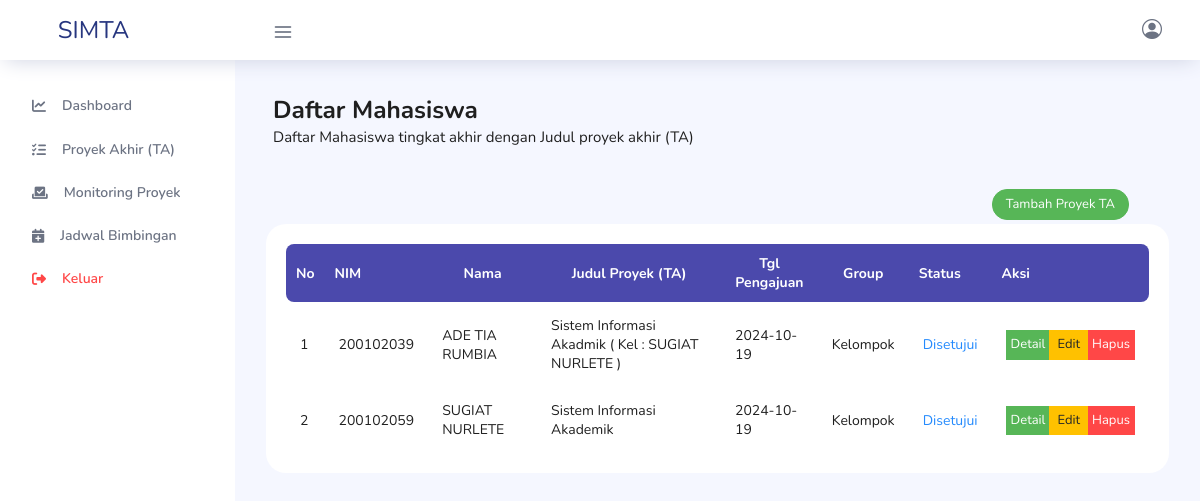
/data_proyek_akhir.php (signed in), run on the app's committed database.
### tables this page shows
CREATE TABLE `tb_ta` (
  `id_ta` bigint(20) UNSIGNED NOT NULL,
  `id_mhs` int(11) NOT NULL,
  `judul_ta` text NOT NULL,
  `tanggal_pegajuan` date NOT NULL,
  `tim` enum('Kelompok','Individu') NOT NULL,
  `status_ta` enum('Menunggu Persetujuan','Disetujui','Ditolak','Selesai') NOT NULL
);

CREATE TABLE `tb_mahasiswa` (
  `id_mhs` int(10) UNSIGNED NOT NULL,
  `nim` varchar(255) NOT NULL,
  `nama_mhs` varchar(255) NOT NULL,
  `prodi` varchar(255) NOT NULL,
  `angkatan` varchar(255) NOT NULL,
  `jenis_kelamin` enum('Laki-Laki','Perempuan') NOT NULL,
  `status` enum('Aktif','Nonaktif') NOT NULL,
  `agama` varchar(255) NOT NULL,
  `email` varchar(255) NOT NULL,
  `id_user` int(11) NOT NULL
);

### kelola_data.php (called while the page is built, shortened)
<?php
require 'koneksi.php';
function tampilData($query)
{
    global $koneksi;
    $data =  mysqli_query($koneksi, $query);
    $rows = [];
    while ($row = mysqli_fetch_assoc($data)) {
        $rows[] = $row;
    }
    return $rows;
}

### data_proyek_akhir.php (the view, shortened to what this page needs)
<?php
require 'koneksi.php';
require 'kelola_data.php';
$data_proyek = tampilData("SELECT * FROM tb_ta JOIN tb_mahasiswa ON tb_ta.id_mhs = tb_mahasiswa.id_mhs ORDER BY id_ta DESC");
?>
<!DOCTYPE html>
<html lang="en">
<head>
    <link rel="stylesheet" href="vendors/feather/feather.css">
    <link rel="stylesheet" href="vendors/ti-icons/css/themify-icons.css">
    <link rel="stylesheet" href="vendors/css/vendor.bundle.base.css">
    <link rel="stylesheet" href="vendors/datatables.net-bs4/dataTables.bootstrap4.css">
    <link rel="stylesheet" href="vendors/ti-icons/css/themify-icons.css">
    <link rel="stylesheet" type="text/css" href="js/select.dataTables.min.css">
    <link rel="stylesheet" href="css/vertical-layout-light/style.css">
    <link rel="stylesheet" href="https://cdn.jsdelivr.net/npm/bootstrap-icons@1.11.3/font/bootstrap-icons.min.css">
    <link rel="stylesheet" href="https://cdnjs.cloudflare.com/ajax/libs/font-awesome/6.4.2/css/all.min.css">
</head>
<body>
    <div class="container-scroller">
        <nav class="navbar col-lg-12 col-12 p-0 fixed-top d-flex flex-row">
            <div class="text-center navbar-brand-wrapper d-flex align-items-center justify-content-center">
                <a class="navbar-brand brand-logo mr-5" href="dashboard.php"> SIMTA</a>
            </div>
            <div class="navbar-menu-wrapper d-flex align-items-center justify-content-end">
                <button class="navbar-toggler navbar-toggler align-self-center" type="button" data-toggle="minimize">
                    <span class="icon-menu"></span>
                </button>
                <ul class="navbar-nav navbar-nav-right">
                    <li class="nav-item dropdown">
                        <a class="nav-link count-indicator dropdown-toggle" id="notificationDropdown" href="#" data-toggle="dropdown">
                            <i class="bi bi-person-circle"></i>
                        </a>
                    </li>
                </ul>
            </div>
        </nav>
        <div class="container-fluid page-body-wrapper">
            <?php if ($_SESSION['role'] == "Dosen") : ?>
                <nav class="sidebar sidebar-offcanvas" id="sidebar">
                    <ul class="nav">
                        <li class="nav-item">
                            <a class="nav-link" href="dashboard.php">
                                <i class="fa-solid fa-chart-line"></i>
                                <span class="menu-title mx-3">Dashboard</span>
                            </a>
                        </li>
                        <li class="nav-item">
                            <a class="nav-link" href="data_proyek_akhir.php" aria-expanded="false" aria-controls="auth">
                                <i class="fa-solid fa-list-check"></i>
                                <span class="menu-title mx-3">Proyek Akhir (TA)</span>
                            </a>
                        </li>
                        <li class="nav-item">
                            <a class="nav-link" href="monitoring_proyek.php" aria-expanded=" false" aria-controls="auth">
                                <i class="fa-solid fa-check-to-slot"></i>
                                <span class="menu-title mx-3">Monitoring Proyek</span>
                            </a>
                        </li>
                        <li class="nav-item">
                            <a class="nav-link" href="data_jadwal.php" aria-expanded="false" aria-controls="auth">
                                <i class="fa-solid fa-calendar-plus"></i>
                                <span class="menu-title mx-3">Jadwal Bimbingan</span>
                            </a>
                        </li>
                        <li class="nav-item">
                            <a class="nav-link text-danger" href="logout.php" onclick="return confirm('Apakah anda ingin meninggalkan portal ? ')">
                                <i class="fa-solid fa-right-from-bracket"></i>
                                <span class="menu-title mx-3">Keluar</span>
                            </a>
                        </li>
                    </ul>
                </nav>
            <?php endif ?>
            <?php if ($_SESSION['role'] == 'Dosen') : ?>
                <div class="main-panel">
                    <div class="content-wrapper">
                        <div class="row">
                            <div class="col-md-12 grid-margin">
                                <div class="row">
                                    <div class="col-12 col-xl-8 mb-4 mb-xl-0">
                                        <h3 class="font-weight-bold">Daftar Mahasiswa</h3>
                                        <h6 class="font-weight-normal mb-0">Daftar Mahasiswa tingkat akhir dengan Judul proyek akhir (TA)</h6>
                                    </div>
                                </div>
                            </div>
                        </div>
                        <div class="row">
                            <div class="col-lg text-right px-5">
                                <button type="button" class="btn btn-sm btn-success my-1" data-toggle="modal" data-target="#tambah">Tambah Proyek TA</button>
                            </div>
                        </div>
                        <div class=" row">
                            <div class="col-md px-2">
                                <div class="card">
                                    <div class="card-body">
                                        <div class="row">
                                            <div class="col-lg">
                                                <div class="table-responsive">
                                                    <table class="display expandable-table" style="width:100%">
                                                        <thead>
                                                            <tr>
                                                                <th>No</th>
                                                                <th>NIM</th>
                                                                <th class="text-center">Nama</th>
                                                                <th class="text-center">Judul Proyek (TA)</th>
                                                                <th class="text-center">Tgl Pengajuan</th>
                                                                <th class="text-center">Group</th>
                                                                <th>Status</th>
                                                                <th>Aksi</th>
                                                            </tr>
                                                        </thead>
                                                        <tbody>
                                                            <?php
                                                            $no = 1;
                                                            foreach ($data_proyek as $proyek) : ?>
                                                                <tr>
                                                                    <td><?= $no++ ?></td>
                                                                    <td><?= $proyek['nim'] ?></td>
                                                                    <td><?= $proyek['nama_mhs'] ?></td>
                                                                    <td><?= $proyek['judul_ta'] ?></td>
                                                                    <td><?= $proyek['tanggal_pegajuan'] ?></td>
                                                                    <td><?= $proyek['tim'] ?></td>
                                                                    <td>
                                                                        <?php if ($proyek['status_ta'] == 'Disetujui') :  ?>
                                                                            <span class="text-info">
                                                                                <?= $proyek['status_ta'] ?>
                                                                            </span>
                                                                        <?php endif   ?>
                                                                    </td>
                                                                    <td>
                                                                        <div class="btn-group btn-group-sm" role="group" aria-label="Basic example">
                                                                            <button type="button" class="btn btn-success rounded-0 p-0 px-1 py-1" data-toggle="modal" data-target="#detail<?= $proyek['id_ta'] ?>">Detail</button>
                                                                            <button type="button" class="btn btn-warning p-0 px-2" data-toggle="modal" data-target="#edit<?= $proyek['id_ta'] ?>">Edit
                                                                            </button>
                                                                            <a href="hapus-proyek-ta.php?id=<?= $proyek['id_ta'] ?>" onclick="return confirm('Ingin menghapus data ini ??')" class="btn btn-danger rounded-0 p-0 px-1 py-1">Hapus</a>
                                                                        </div>
                                                                    </td>
                                                                </tr>
                                                            <?php endforeach ?>
                                                        </tbody>
                                                    </table>
                                                </div>
                                            </div>
                                        </div>
                                    </div>
                                </div>
                            </div>
                        </div>
                    </div>
                </div>
            <?php endif ?>
        </div>
    </div>
</body>
</html>

### data on the page
tb_ta: id_mhs.nim "200102039", id_mhs.nama_mhs "ADE TIA RUMBIA", judul_ta "Sistem Informasi Akadmik ( Kel : SUGIAT NURLETE )", tanggal_pegajuan "2024-10-19", tim "Kelompok", status_ta "Disetujui"
tb_ta: id_mhs.nim "200102059", id_mhs.nama_mhs "SUGIAT NURLETE", judul_ta "Sistem Informasi Akademik", tanggal_pegajuan "2024-10-19", tim "Kelompok", status_ta "Disetujui"
